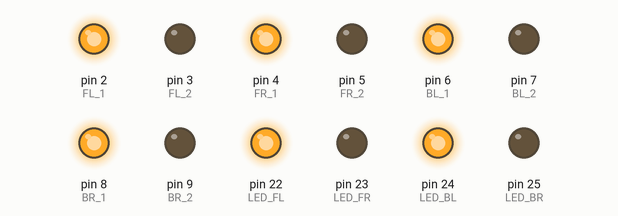
Recording of a sketch running on a simulated Arduino Mega 2560, built with avr-gcc and run on an emulated ATmega2560. Shown: output pins drawn as LEDs (lit = HIGH).

Above: at 0.4 s.
At 2.6 s:
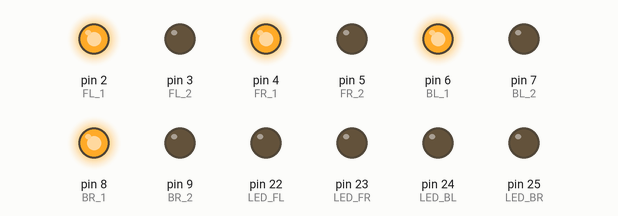
Timing chart, 0 to 3.0 s (numbered marks = the images above):
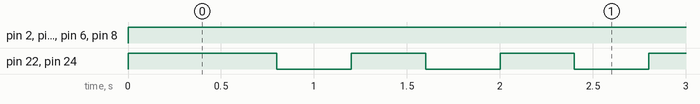

The sketch:

charvis.ino
```cpp
#define FL_1 2
#define FL_2 3
#define FR_1 4
#define FR_2 5
#define BL_1 6
#define BL_2 7
#define BR_1 8
#define BR_2 9

#define LED_FL 22
#define LED_FR 23
#define LED_BL 24
#define LED_BR 25

static unsigned long curr_m = 0;
static unsigned long prev_m = 0;
// 위 두 변수에는 loop() 함수에서 millis() 호출해서 값 넣어주세요

static char isTurnLight = 1;

static bool isLED_On = true;
// loop() 함수에서 500ms 간격으로 1 <-> 0 변환 해주세요

// 구동 바퀴 및 LED 위치
// 첫 번째의 F(front)와 B(back)은 앞쪽, 뒤쪽
// 두 번째의 L(left)와 R(right)은 왼쪽, 오른쪽

// 회전 방향
// 세 번째의 1은 전진, 2는 후진


void setup() {
  for(int i=2;i<10;i++){
    pinMode(i, OUTPUT);
  }
  for(int i=22;i<26;i++){
    pinMode(i, OUTPUT);
  }
}

void loop() {
  curr_m = millis();
  if(curr_m - prev_m > 400){
    prev_m = curr_m;
    offLED();
  }
  //moveFront();
  moveLeft();
//  delay(1000);
//  delay(1000);
//  moveRight();
//  delay(1000);
//  moveBack();
//  delay(1000);
//  StopMotor();
//  delay(500);
  //LED 함수 아래에서 isLED_On 변수 사용해주세요
}

void offLED(){
  digitalWrite(LED_FL, LOW);
  digitalWrite(LED_FR, LOW);
  digitalWrite(LED_BL, LOW);
  digitalWrite(LED_BR, LOW);
  delay(400);
}

void moveFront() {
  digitalWrite(LED_FL, 1);
  digitalWrite(LED_FR, 1);
  digitalWrite(LED_BL, LOW);
  digitalWrite(LED_BR, LOW);
  analogWrite(FL_1, 200);
  analogWrite(FR_1, 200);
  analogWrite(BL_1, 200);
  analogWrite(BR_1, 200);
  analogWrite(FL_2, 0);
  analogWrite(FR_2, 0);
  analogWrite(BL_2, 0);
  analogWrite(BR_2, 0);
}

void moveLeft() {
  digitalWrite(LED_FL, isTurnLight);
  digitalWrite(LED_BL, isTurnLight);
  digitalWrite(LED_FR, LOW);
  digitalWrite(LED_BR, LOW);
  digitalWrite(BL_1, 200/3);
  digitalWrite(FL_1, 200/3);
  digitalWrite(BR_1, 200);
  digitalWrite(FR_1, 200);
  digitalWrite(BL_2, 0);
  digitalWrite(FL_2, 0);
  digitalWrite(BR_2, 0);
  digitalWrite(FR_2, 0);
  delay(400);
}

void moveRight() {
  digitalWrite(LED_FR, isTurnLight);
  digitalWrite(LED_BR, isTurnLight);
  digitalWrite(LED_FL, LOW);
  digitalWrite(LED_BL, LOW);
  analogWrite(BR_1, 200/3);
  analogWrite(FR_1, 200/3);
  analogWrite(BL_1, 200);
  analogWrite(FL_1, 200);
  analogWrite(BR_2, 0);
  analogWrite(FR_2, 0);
  analogWrite(BL_2, 0);
  analogWrite(FL_2, 0);
}

void moveBack() {
  digitalWrite(LED_BL, 1);
  digitalWrite(LED_BR, 1);
  digitalWrite(LED_FL, LOW);
  digitalWrite(LED_FR, LOW);
  analogWrite(FL_2, 200);
  analogWrite(FR_2, 200);
  analogWrite(BL_2, 200);
  analogWrite(BR_2, 200);
  analogWrite(FL_1, 0);
  analogWrite(FR_1, 0);
  analogWrite(BL_1, 0);
  analogWrite(BR_1, 0);
}

void StopMotor(){
  for(int i=0;i<8;i++){
    digitalWrite(i+2, LOW);
  }
}
```

Measured:
- by itself, pin 2 (FL_1), pin 4 (FR_1), pin 6 (BL_1), pin 8 (BR_1): LOW → HIGH at 0.00 s
- by itself, pin 22 (LED_FL), pin 24 (LED_BL): repeats every 0.80 s: LOW 0.40 s, HIGH 0.40 s
